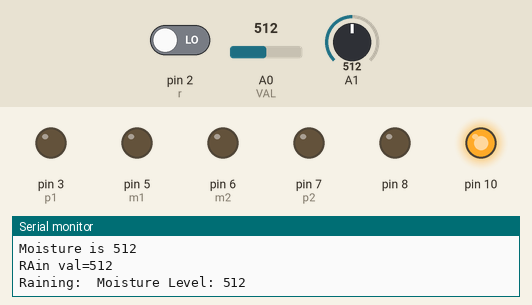
Recording of a sketch running on a simulated Arduino Uno, built with avr-gcc and run on an emulated ATmega328P. On the bench: output pins drawn as LEDs (lit = HIGH), the last lines printed to the serial monitor. Inputs (shaded band) come from the test bench; at power-on: A1 = 512, A0 (VAL) = 512, pin 2 (r) LOW.

Above: at 2.8 s.
2.9 s: A1 set to 416
5.6 s: A1 set to 386
At 6.9 s:
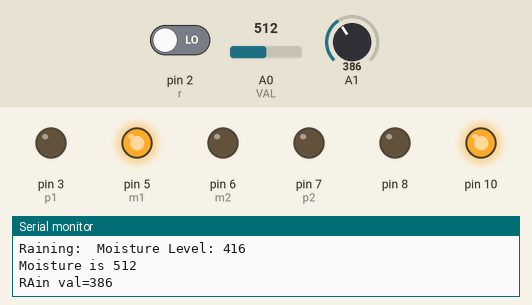
11.6 s: A0 (VAL) set to 785
14.3 s: A0 (VAL) set to 807
At 16.2 s:
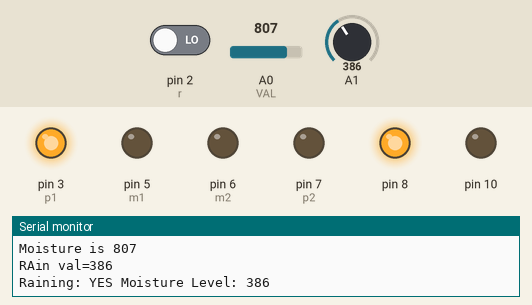
17.0 s: A1 set to 490
19.7 s: A1 set to 513
At 22.1 s:
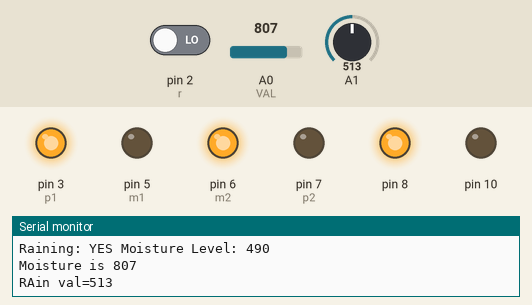
Timing chart, 0 to 27.5 s (numbered marks = the images above; inputs shaded):
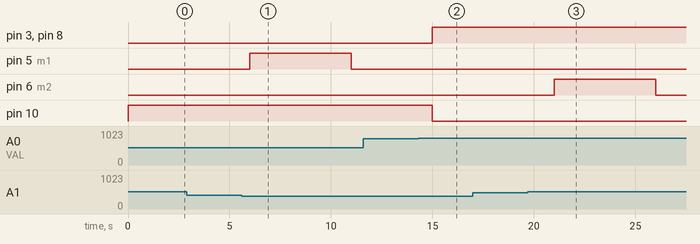

Measured:
- the behaviour switches between 400 and 399 on A1 (found by bisection; images 0 and 1)
- the behaviour switches between 800 and 801 on A0 (VAL) (found by bisection; images 1 and 2)
- the behaviour switches between 500 and 501 on A1 (found by bisection; images 2 and 3)
- after the input at 5.6 s, pin 5 (m1): LOW → HIGH after 0.40 s, → LOW 5.0 s later
- after the input at 14.3 s, pin 3 (p1), pin 8: LOW → HIGH after 0.71 s; pin 10: HIGH → LOW after 0.71 s
- after the input at 19.7 s, pin 6 (m2): LOW → HIGH after 1.3 s, → LOW 5.0 s later

The sketch:

push_1.ino
```cpp
int VAL=0;
int p1=3;
int p2=7;
const int m1  = 5;
const int m2  = 6;
int flag=1;
int flag2=0;
int dur=0;


int r = 2;
int RainVal;
int IsRaining;
String strRaining;


void setup(){

 pinMode(10,OUTPUT);
  pinMode(8,OUTPUT);
  Serial.begin(9600);

  pinMode(p1,OUTPUT);
  pinMode(p2,OUTPUT);

  pinMode(2,INPUT);


     pinMode(m1, OUTPUT);
    pinMode(m2, OUTPUT);

}
     void ledstate(int pin_a, int state_b)
    {
     digitalWrite(pin_a,state_b);
         }

  /* void mtr(int pin1,int state1,int pin2,int state2){

   }

 /* void mtr(int pin,int state){
      digitalWrite(pin,state);
      digitalWrite(pin,state);*/


void loop(){

   int mois=analogRead(VAL);
   Serial.print("Moisture is ");
  Serial.println(mois);

  if (mois>800)
   {ledstate(8,HIGH);
   ledstate(10,LOW);
   digitalWrite(p1,HIGH);
   digitalWrite(p2,LOW);
   }
   else
   {ledstate(8,LOW);
   ledstate(10,HIGH);
   digitalWrite(p1,LOW);
   digitalWrite(p2,LOW);
   }

  RainVal = analogRead(A1);
  Serial.print("RAin val=");
  Serial.println(RainVal);
  IsRaining = digitalRead(r);

  if(RainVal<400 && flag)
  {
    strRaining = "YES";
            digitalWrite(m1,HIGH);
    digitalWrite(m2,LOW);
    delay(5000);
    flag=0;
    flag2=1;

            digitalWrite(m1,LOW);
    digitalWrite(m2,LOW);


    }

    if(RainVal>500 && flag2)
    {
    digitalWrite(m1,LOW);
    digitalWrite(m2,HIGH);
    strRaining = "NO";
    delay(5000);
    flag2=0;
    flag=1;

            digitalWrite(m1,LOW);
    digitalWrite(m2,LOW);
    }

  Serial.print("Raining: ");
  Serial.print(strRaining);
  Serial.print(" Moisture Level: ");
  Serial.println(RainVal);


   delay(2000);
}
```
